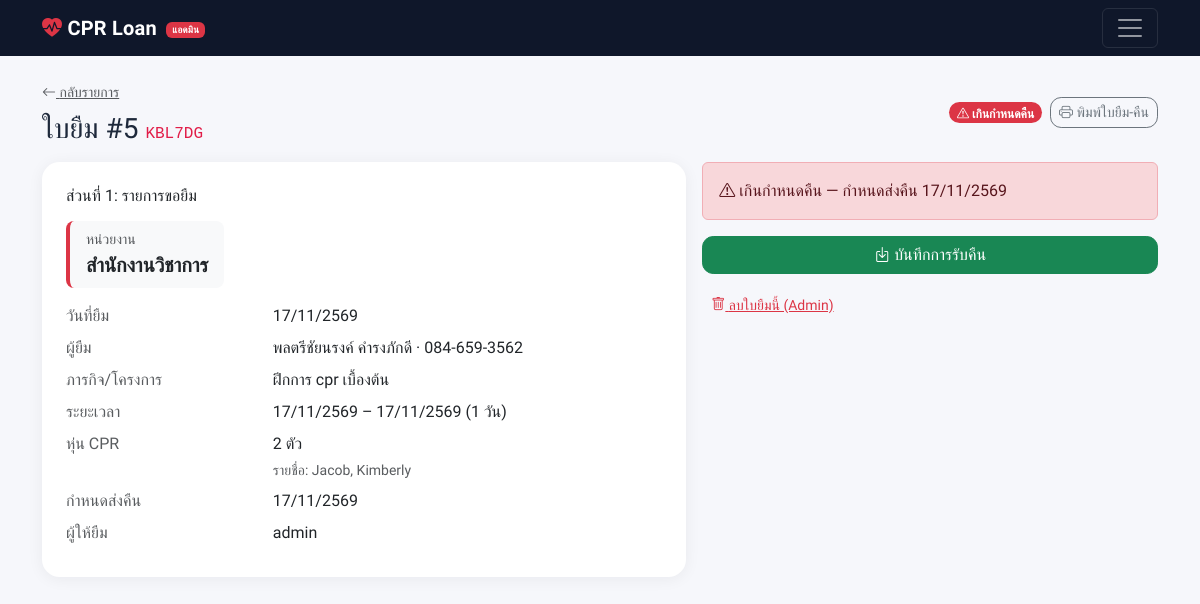
The page /index.php?page=loan_view&id=5 (signed in) on the database its author committed.
### tables this page shows
CREATE TABLE IF NOT EXISTS cpr_loans (
  id INT AUTO_INCREMENT PRIMARY KEY,
  ref_code VARCHAR(8) NOT NULL UNIQUE,             
   
  loan_date DATE NOT NULL,
  borrower_name VARCHAR(150) NOT NULL,
  borrower_phone VARCHAR(30) NOT NULL,
  department VARCHAR(150),
  purpose VARCHAR(255),
  date_from DATE NOT NULL,
  date_to DATE NOT NULL,
  total_days INT,
  cpr_qty INT NOT NULL DEFAULT 1,
  due_date DATE,                                   
   
  status TINYINT NOT NULL DEFAULT 0,
  lender_name VARCHAR(150),                        
  approved_at DATETIME NULL,
  reject_reason VARCHAR(255) NULL,
   
  return_date DATE NULL,
  returner_name VARCHAR(150) NULL,
  receiver_name VARCHAR(150) NULL,                 
  created_at TIMESTAMP DEFAULT CURRENT_TIMESTAMP,
  INDEX (status),
  INDEX (date_from, date_to)
);

### index.php (called while the page is built, shortened)
<?php
$admin_pages = ['dashboard','loans','loan_view','loan_action','return_form','return_save','loan_print',
                'manikins','manikin_save','manikin_delete','settings','settings_save','login','logout'];
$page = $_GET['page'] ?? 'dashboard';
$is_admin_page = in_array($page, $admin_pages, true);
$page_file = ($is_admin_page ? __DIR__ . '/admin/pages/' : __DIR__ . '/pages/') . "$page.php";
include __DIR__ . '/admin/includes/header.php';
include $page_file;
include __DIR__ . '/admin/includes/footer.php';

### config/auth.php (called while the page is built, shortened)
<?php
function is_admin()     { return ($_SESSION['user']['role'] ?? '') === 'admin'; }

### admin/pages/loan_view.php (the view, shortened to what this page needs)
<?php
$id = (int)($_GET['id'] ?? 0);
$st = $pdo->prepare("SELECT * FROM cpr_loans WHERE id = ?");
$st->execute([$id]);
$l = $st->fetch();
$manikins = cpr_loan_manikin_names($pdo, $id);
$phoneDigits = preg_replace('/\D+/', '', $l['borrower_phone']);
$displayPhone = strlen($phoneDigits) === 10 && $phoneDigits[0] === '0'
    ? substr($phoneDigits, 0, 3) . '-' . substr($phoneDigits, 3, 3) . '-' . substr($phoneDigits, 6)
    : $l['borrower_phone'];
$s = (int)$l['status'];
$isOverdue = $s === 1 && !empty($l['due_date']) && $l['due_date'] < date('Y-m-d');
$avail = cpr_available($pdo, $l['date_from'], $l['date_to'], $id);
?>
<div class="d-flex justify-content-between align-items-center mb-3 flex-wrap gap-2">
  <div>
    <a href="index.php?page=loans" class="small text-muted"><i class="bi bi-arrow-left"></i> กลับรายการ</a>
    <h3 class="mb-0 mt-2">ใบยืม #<?= $l['id'] ?> <code class="fs-6 text-brand"><?= h($l['ref_code']) ?></code></h3>
  </div>
  <div class="d-flex gap-2 align-items-center loan-view-actions">
    <?= status_badge($l) ?>
    <a class="btn btn-outline-secondary btn-sm" target="_blank" href="index.php?page=loan_print&id=<?= $id ?>"><i class="bi bi-printer"></i> พิมพ์ใบยืม-คืน</a>
  </div>
</div>
<div class="row g-3">
  <div class="col-lg-7">
    <div class="card mb-3"><div class="card-body p-4">
      <h6 class="mb-3">ส่วนที่ 1: รายการขอยืม</h6>
      <div class="d-inline-block mw-100 bg-light border-start border-4 border-danger rounded-3 px-3 py-2 mb-3">
        <div class="small text-muted">หน่วยงาน</div>
        <div class="fw-semibold fs-5 text-break"><?= h($l['department']) ?></div>
      </div>
      <dl class="row mb-0">
        <dt class="col-sm-4 text-muted fw-normal">วันที่ยืม</dt><dd class="col-sm-8"><?= thdate($l['loan_date']) ?></dd>
        <dt class="col-sm-4 text-muted fw-normal">ผู้ยืม</dt><dd class="col-sm-8"><?= h($l['borrower_name']) ?> · <a class="text-reset text-decoration-none" href="tel:<?= h($l['borrower_phone']) ?>"><?= h($displayPhone) ?></a></dd>
        <dt class="col-sm-4 text-muted fw-normal">ภารกิจ/โครงการ</dt><dd class="col-sm-8"><?= h($l['purpose']) ?></dd>
        <dt class="col-sm-4 text-muted fw-normal">ระยะเวลา</dt><dd class="col-sm-8"><?= thdate($l['date_from']) ?> – <?= thdate($l['date_to']) ?> (<?= (int)$l['total_days'] ?> วัน)</dd>
        <dt class="col-sm-4 text-muted fw-normal">หุ่น CPR</dt>
        <dd class="col-sm-8">
          <div class=""><?= (int)$l['cpr_qty'] ?> ตัว</div>
          <div class="small text-muted mt-1"><?php if ($manikins): ?>รายชื่อ: <?= implode(', ', array_map('h', $manikins)) ?><?php else: ?>รายการเดิมไม่ระบุชื่อหุ่น<?php endif; ?></div>
        </dd>
        <dt class="col-sm-4 text-muted fw-normal">กำหนดส่งคืน</dt><dd class="col-sm-8"><?= thdate($l['due_date']) ?></dd>
        <dt class="col-sm-4 text-muted fw-normal">ผู้ให้ยืม</dt><dd class="col-sm-8"><?= h($l['lender_name'] ?: '-') ?></dd>
      </dl>
    </div></div>
  </div>
  <div class="col-lg-5">
    <?php if ($s === 0): ?>
    <div class="card mb-3 border-start border-4 border-warning"><div class="card-body p-4">
      <h6><i class="bi bi-patch-check text-success"></i> อนุมัติคำขอ</h6>
      <div class="avail-box <?= $avail < $l['cpr_qty'] ? 'none' : '' ?> mb-3 small">
        ช่วงวันที่นี้หุ่นว่าง <b><?= $avail ?></b> ตัว (ขอยืม <?= (int)$l['cpr_qty'] ?> ตัว)
      </div>
      <form method="post" action="index.php?page=loan_action">
        <?= csrf_field() ?><input type="hidden" name="id" value="<?= $id ?>"><input type="hidden" name="action" value="approve">
        <label class="form-label small">กำหนดส่งคืน</label>
        <input type="date" name="due_date" class="form-control mb-3" value="<?= h($l['due_date'] ?: $l['date_to']) ?>" min="<?= h($l['date_from']) ?>" required>
        <button class="btn btn-success w-100" <?= $avail < $l['cpr_qty'] ? 'disabled' : '' ?>><i class="bi bi-check-lg"></i> อนุมัติ (ผู้ให้ยืม: <?= h(current_user()) ?>)</button>
      </form>
    </div></div>
    <div class="card mb-3"><div class="card-body p-4">
      <h6><i class="bi bi-x-circle text-danger"></i> ไม่อนุมัติ</h6>
      <form method="post" action="index.php?page=loan_action">
        <?= csrf_field() ?><input type="hidden" name="id" value="<?= $id ?>"><input type="hidden" name="action" value="reject">
        <input name="reason" class="form-control mb-3" placeholder="เหตุผล เช่น หุ่นไม่ว่าง / ข้อมูลไม่ครบ" required maxlength="255">
        <button class="btn btn-outline-danger w-100">ไม่อนุมัติคำขอ</button>
      </form>
    </div></div>
    <?php elseif ($s === 1): ?>
    <?php if ($isOverdue): ?>
    <div class="alert alert-danger"><i class="bi bi-exclamation-triangle"></i> เกินกำหนดคืน — กำหนดส่งคืน <?= thdate($l['due_date']) ?> </div>
    <?php else: ?>
    <div class="alert alert-primary"><i class="bi bi-box-arrow-up-right"></i> กำลังยืมอยู่ — บันทึกการรับคืนได้เมื่อได้รับอุปกรณ์แล้ว</div>
    <?php endif; ?>
    <a class="btn btn-success w-100 mb-3" href="index.php?page=return_form&id=<?= $id ?>"><i class="bi bi-box-arrow-in-down"></i> บันทึกการรับคืน</a>
    <?php elseif ($s === 2): ?>
    <div class="alert alert-success"><i class="bi bi-check-circle"></i> คืนเรียบร้อยเมื่อ <?= thdate($l['return_date']) ?></div>
    <?php endif; ?>
    <?php if (is_admin()): ?>
    <form method="post" action="index.php?page=loan_action" onsubmit="return confirm('ลบใบยืมนี้ถาวร?')">
      <button class="btn btn-sm btn-link text-danger"><i class="bi bi-trash"></i> ลบใบยืมนี้ (Admin)</button>
    </form>
    <?php endif; ?>
  </div>
</div>

### assets/style.css (style rules this page uses)
:root { --brand:#e11d48; --brand-dark:#be123c; --ink:#0f172a; --soft:#f6f7fb; }
body { font-family:'Prompt',system-ui,sans-serif; background:var(--soft); color:#1e293b; }
main, .container, .container-fluid, .card, .card-body, form { min-width:0; }
code { overflow-wrap:anywhere; }
.text-brand { color:var(--brand) !important; }
.btn, .form-control, .form-select { border-radius:.7rem; }
.card { border:0; border-radius:1.1rem; box-shadow:0 2px 16px rgba(15,23,42,.06); }

### rows shown on the page
cpr_loans: id "5", ref_code "KBL7DG", department "สำนักงานวิชาการ", loan_date "17/11/2569", borrower_name "พลตรีชัยนรงค์ คำรงภักดี", borrower_phone "084-659-3562", purpose "ฝึกการ cpr เบื้องต้น", date_from "17/11/2569", date_to "17/11/2569", total_days "1", cpr_qty "2", due_date "17/11/2569", lender_name "admin"

### other values the page prints
implode(', ', array_map('h', $manikins)) "Jacob, Kimberly"
